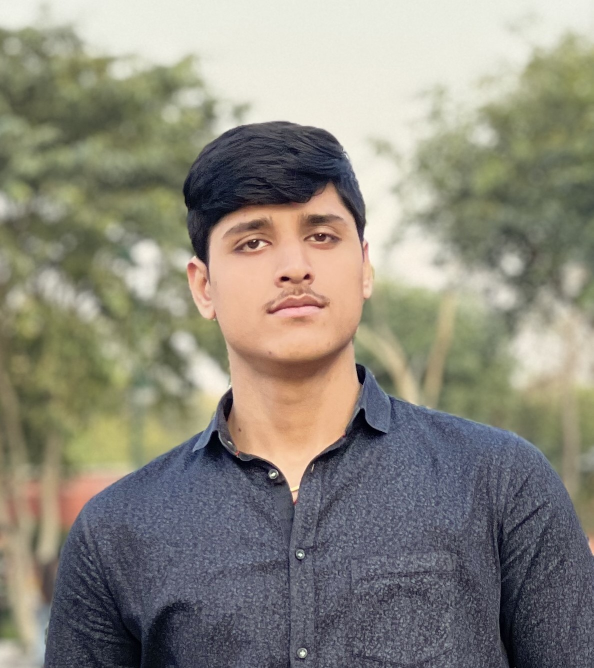
#> input picture face_database/Abhinav  bathla.jpg, 1187 x 1336 px (shown at 1/2 size); its folder holds only this picture in this run
$ python -i facerecognition_opencv.py   (imports and definitions only)
#> lines starting #> are read from the running program, lines starting #| are printed output that depends on the picture
#> further down, picture is the input picture: shape (1336, 1187, 3); mean B, G, R 125.7, 137.2, 140.6
import cv2
import numpy as np
import os
from datetime import datetime
import pandas as pd

class OpenCVFaceRecognition:
    def __init__(self):
        # Load OpenCV's pre-trained face detection classifier
        self.face_cascade = cv2.CascadeClassifier(cv2.data.haarcascades + 'haarcascade_frontalface_default.xml')

        # Simple face recognition using template matching
        self.known_faces = {}
        self.known_face_names = []
        self.load_known_faces()

    def load_known_faces(self):
        """Load known faces from face_database directory"""
        face_database_path = "face_database"
        if not os.path.exists(face_database_path):
            return

        for filename in os.listdir(face_database_path):
            if filename.lower().endswith(('.png', '.jpg', '.jpeg')):
                # Extract name from filename
                name = os.path.splitext(filename)[0]
                name = name.replace('_', ' ').replace('-', ' ')

                # Load and process image
                image_path = os.path.join(face_database_path, filename)
                image = cv2.imread(image_path)

                if image is not None:
                    # Convert to grayscale
                    gray = cv2.cvtColor(image, cv2.COLOR_BGR2GRAY)
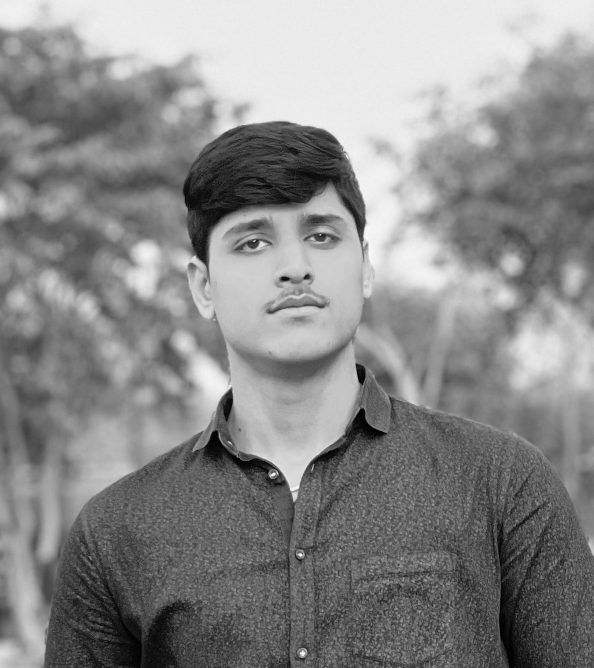
#> gray: shape (1336, 1187) (shown at 1/2 size); min 0, max 253, mean 136.9

                    # Detect faces in the image
                    faces = self.face_cascade.detectMultiScale(gray, 1.1, 4)
#> faces = [[19, 743, 165, 165], [400, 334, 364, 364]]

                    if len(faces) > 0:
                        # Take the first face found
                        (x, y, w, h) = faces[0]
#> x = 19; y = 743; w = 165; h = 165
                        face_roi = gray[y:y+h, x:x+w]
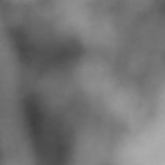
#> face_roi: shape (165, 165); min 64, max 176, mean 115.9

                        # Resize to standard size for comparison
                        face_roi = cv2.resize(face_roi, (100, 100))
#> face_roi: shape (100, 100)

                        self.known_faces[name] = face_roi
                        self.known_face_names.append(name)

    def compare_faces(self, face_roi, threshold=0.6):
        """Compare face using template matching"""
        if len(self.known_faces) == 0:
            return "Unknown"

        # Resize face to standard size
        face_roi = cv2.resize(face_roi, (100, 100))

        best_match = "Unknown"
        best_score = 0

        for name, known_face in self.known_faces.items():
            # Use template matching
            result = cv2.matchTemplate(face_roi, known_face, cv2.TM_CCOEFF_NORMED)
            _, max_val, _, _ = cv2.minMaxLoc(result)

            if max_val > best_score and max_val > threshold:
                best_score = max_val
                best_match = name

        return best_match

    # [11 lines left out: function detect_faces_in_frame, not called in this run]

    def recognize_faces_in_frame(self, frame):
        """Recognize faces in frame and return names and locations"""
        gray = cv2.cvtColor(frame, cv2.COLOR_BGR2GRAY)
        faces = self.face_cascade.detectMultiScale(gray, 1.1, 4)
#> faces = [[19, 743, 165, 165], [400, 334, 364, 364]]

        face_locations = []
        face_names = []

        for (x, y, w, h) in faces:
            # Extract face region
            face_roi = gray[y:y+h, x:x+w]

            # Recognize face
            name = self.compare_faces(face_roi)

            # Convert to (top, right, bottom, left) format
            face_locations.append((y, x + w, y + h, x))
            face_names.append(name)
#> this loop made 2 passes
#> (x, y, w, h, name) on passes 1 to 2: (19, 743, 165, 165, 'Abhinav  bathla'), (400, 334, 364, 364, 'Unknown')
#> pass 2, in recognize_faces_in_frame, `face_roi = gray[y:y+h, x:x+w]`:
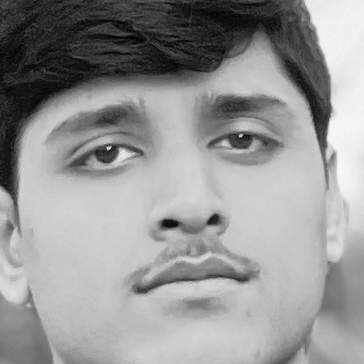
#> face_roi: shape (364, 364); min 1, max 249, mean 150
#> pass 2, in compare_faces (call 2), `face_roi = cv2.resize(face_roi, (100, 100))`:
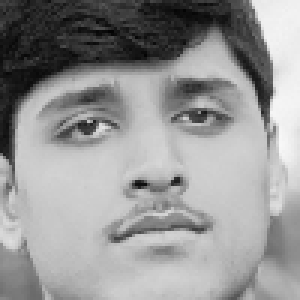
#> face_roi: shape (100, 100) (shown 3 times larger); min 3, max 248, mean 149.8
#> after the loop, face_locations = [(743, 184, 908, 19), (334, 764, 698, 400)]; face_names = ['Abhinav  bathla', 'Unknown']

        return face_locations, face_names

    # [48 lines left out: functions mark_attendance, get_face_landmarks, not called in this run]

>>> import cv2
>>> picture = cv2.imread('face_database/Abhinav  bathla.jpg')
>>> result = OpenCVFaceRecognition().recognize_faces_in_frame(picture)
#> result = ([(743, 184, 908, 19), (334, 764, 698, 400)], ['Abhinav  bathla', 'Unknown'])

$ run again, on face_database/DeepikaVats.jpg
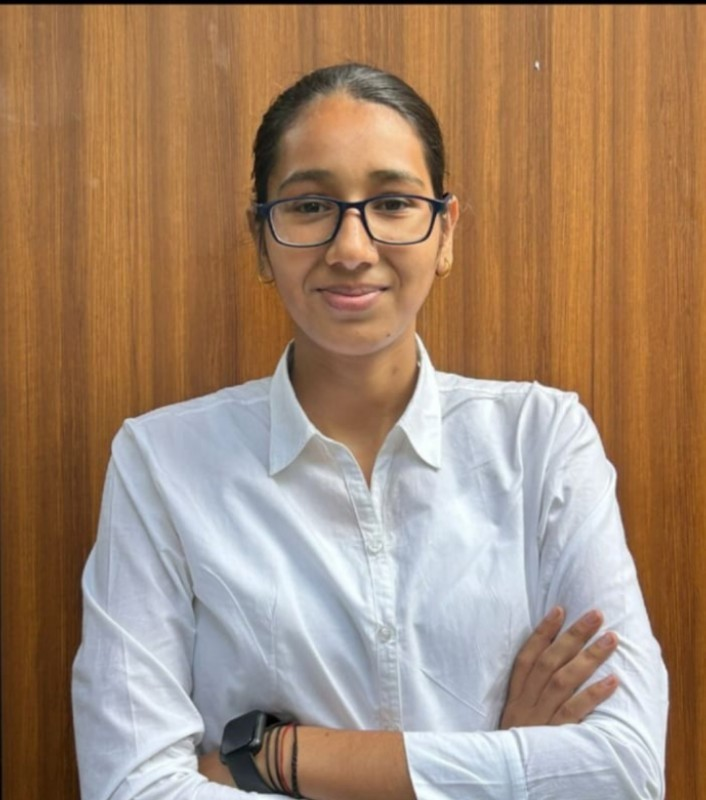
#> input picture face_database/DeepikaVats.jpg, 706 x 800 px
#> picture is the input picture: shape (800, 706, 3); mean B, G, R 112.6, 135.5, 163.1
#> in load_known_faces, `gray = cv2.cvtColor(image, cv2.COLOR_BGR2GRAY)`:
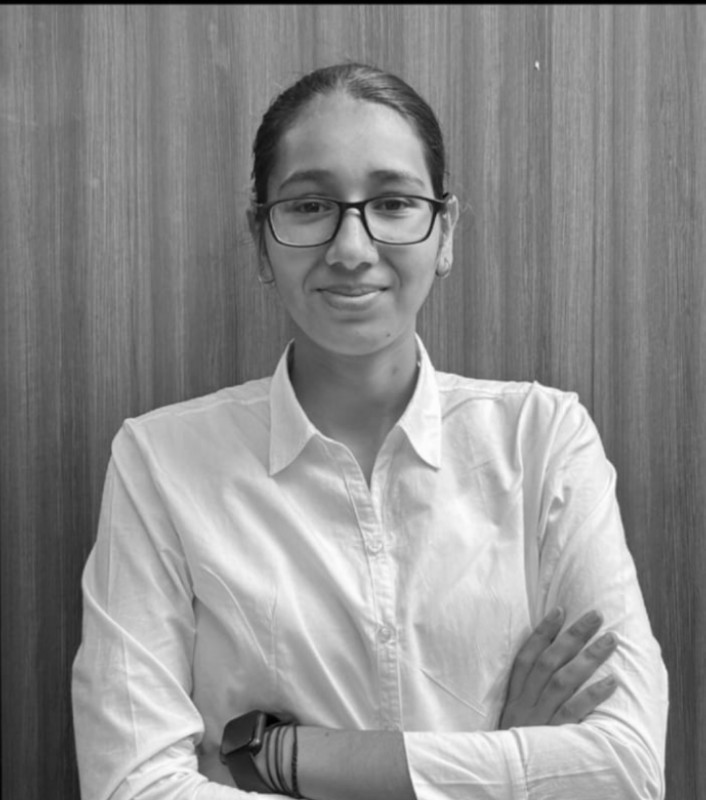
#> gray: shape (800, 706); min 0, max 254, mean 141.2
#> in load_known_faces, `faces = self.face_cascade.detectMultiScale(gray, 1.1, 4)`: faces = [[239, 111, 229, 229]]
#> in load_known_faces, `(x, y, w, h) = faces[0]`: x = 239; y = 111; w = 229
#> in load_known_faces, `face_roi = cv2.resize(face_roi, (100, 100))`:
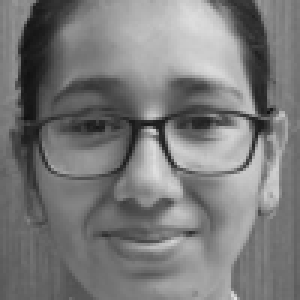
#> face_roi: shape (100, 100) (shown 3 times larger); min 15, max 227, mean 121.9
#> in recognize_faces_in_frame, `faces = self.face_cascade.detectMultiScale(gray, 1.1, 4)`: faces = [[239, 111, 229, 229]]
#> the loop in recognize_faces_in_frame, `for (x, y, w, h) in faces:` made 1 pass
#> (x, y, w, h, name) on pass 1: (239, 111, 229, 229, 'DeepikaVats')
#> after the loop in recognize_faces_in_frame, `for (x, y, w, h) in faces:`: face_locations = [(111, 468, 340, 239)]; face_names = ['DeepikaVats']
#> result = ([(111, 468, 340, 239)], ['DeepikaVats'])

$ run again, on face_database/Falak Ali- Anchoring Head.jpg
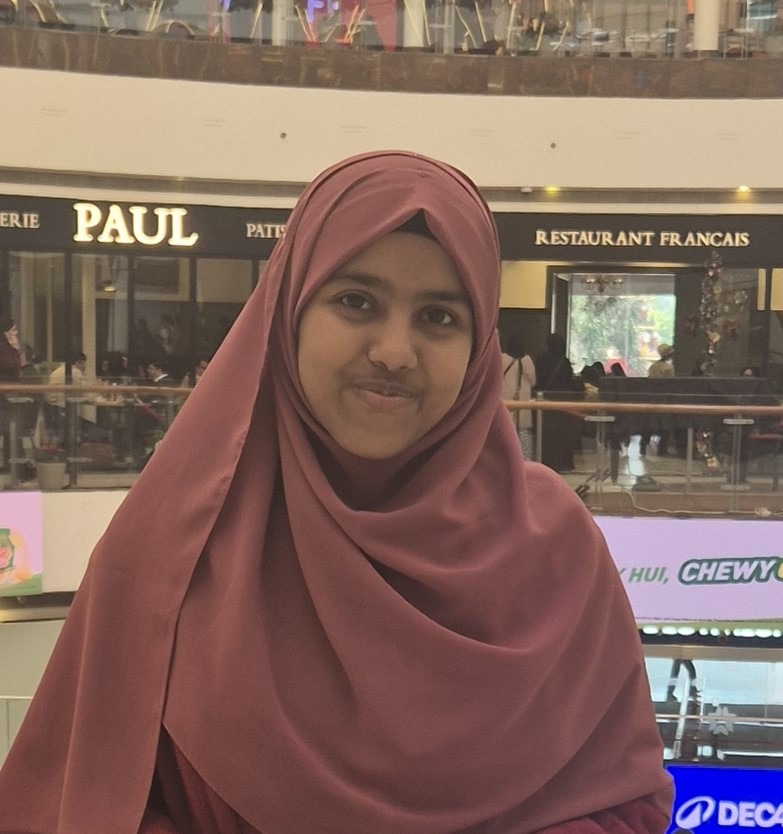
#> input picture face_database/Falak Ali- Anchoring Head.jpg, 783 x 834 px
#> picture is the input picture: shape (834, 783, 3); mean B, G, R 95, 104, 130.8
#> in load_known_faces, `gray = cv2.cvtColor(image, cv2.COLOR_BGR2GRAY)`:
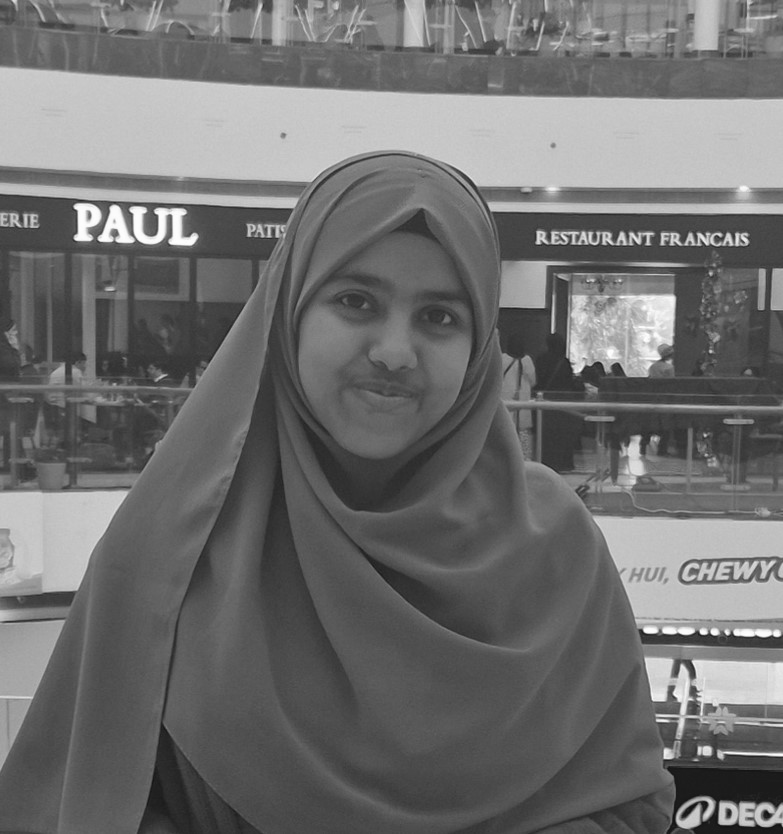
#> gray: shape (834, 783); min 18, max 254, mean 111
#> in load_known_faces, `faces = self.face_cascade.detectMultiScale(gray, 1.1, 4)`: faces = [[281, 230, 220, 220]]
#> in load_known_faces, `(x, y, w, h) = faces[0]`: x = 281; y = 230; w = 220
#> in load_known_faces, `face_roi = gray[y:y+h, x:x+w]`:
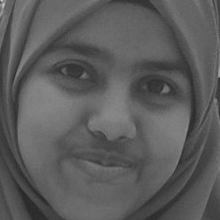
#> face_roi: shape (220, 220); min 34, max 199, mean 91.8
#> in recognize_faces_in_frame, `faces = self.face_cascade.detectMultiScale(gray, 1.1, 4)`: faces = [[281, 230, 220, 220]]
#> the loop in recognize_faces_in_frame, `for (x, y, w, h) in faces:` made 1 pass
#> (x, y, w, h, name) on pass 1: (281, 230, 220, 220, 'Falak Ali  Anchoring Head')
#> after the loop in recognize_faces_in_frame, `for (x, y, w, h) in faces:`: face_locations = [(230, 501, 450, 281)]; face_names = ['Falak Ali  Anchoring Head']
#> result = ([(230, 501, 450, 281)], ['Falak Ali  Anchoring Head'])
